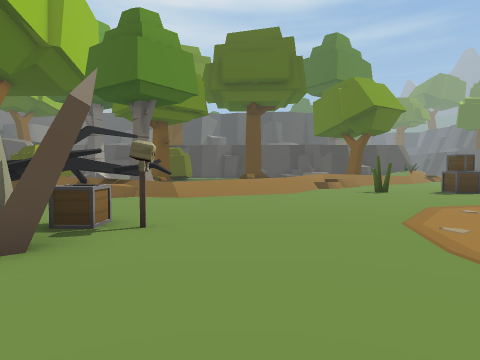
View 1 (above)

23 first-person views from a walk through a 3-D level made in the Unity game engine. The camera is 1.5 m above the floor, tilts 2° down and sees 75° across. The floor is counted in squares, 2 m on a side. Each view is taken from the middle of a square. On the plan, view 1 faces up. The plan holds only what a view shows up to about 10 squares ahead; the rest is blank. The place goes on beyond the plan. The player is left out.

View 2
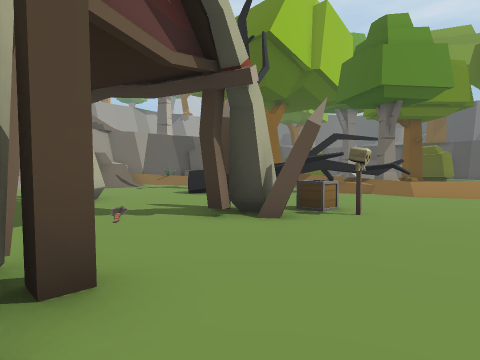

View 3
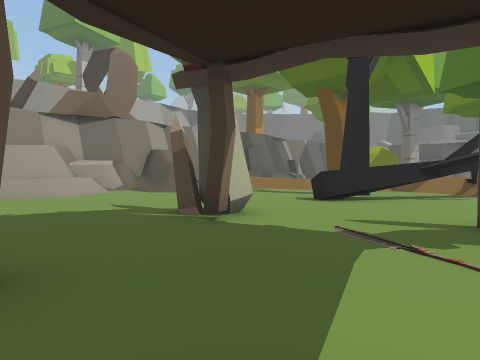

View 4
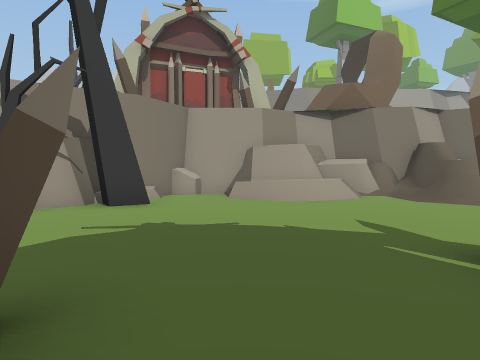

View 5
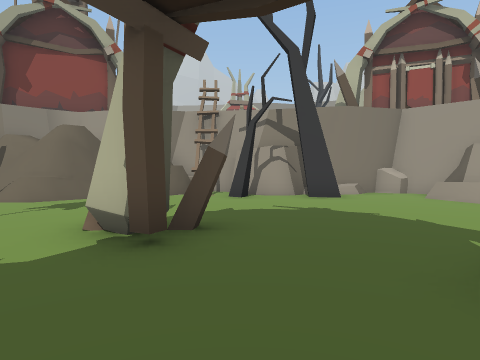

View 6
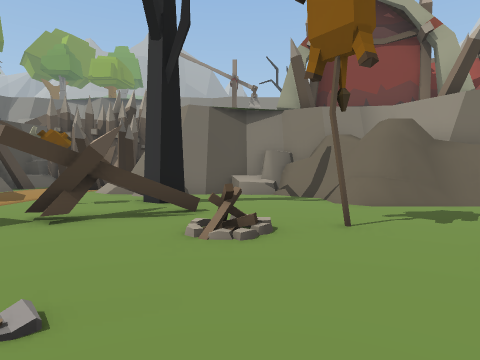

View 7
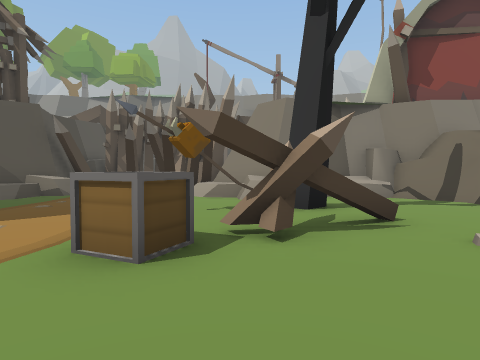

View 8
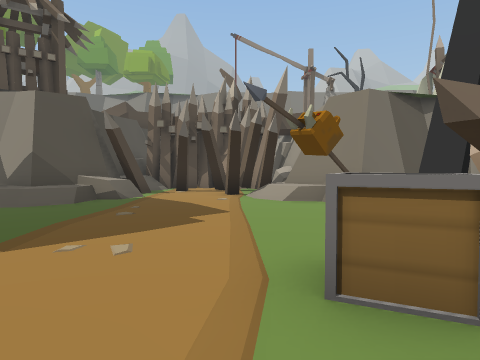

View 9
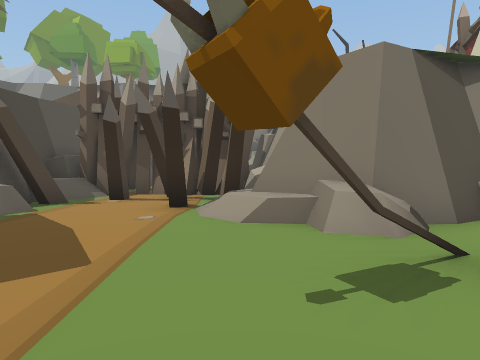

View 10
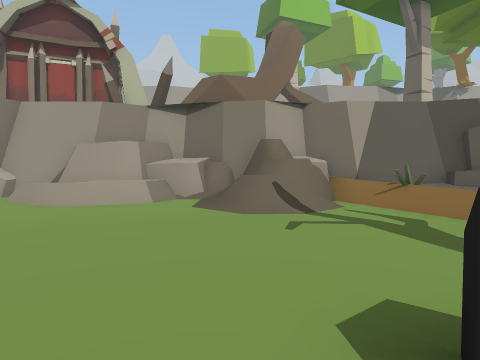

View 11
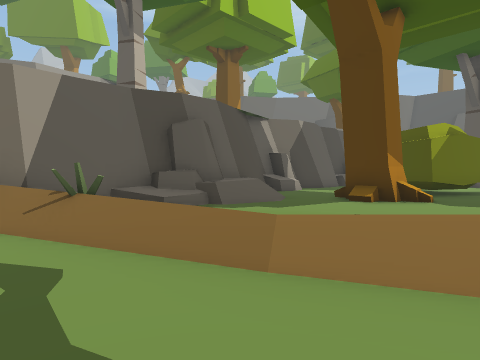

View 12
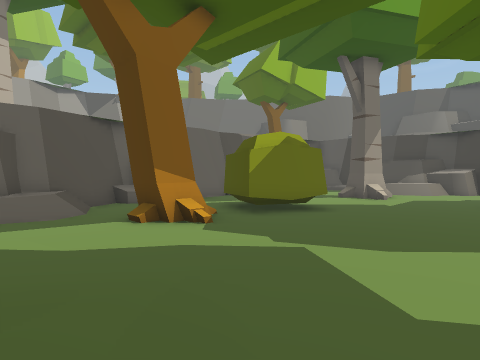

View 13
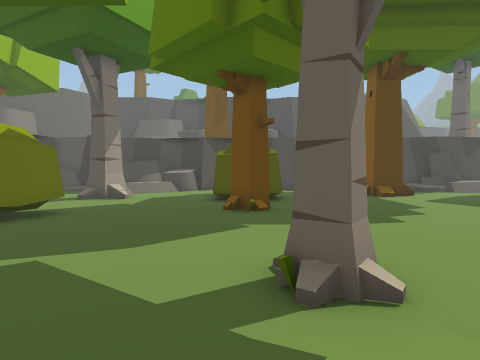

View 14
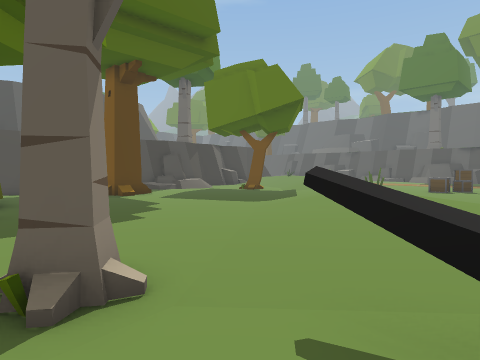

View 15
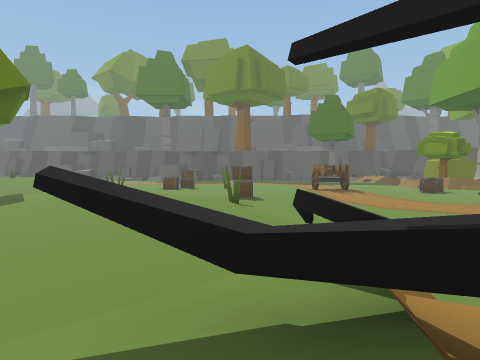

View 16
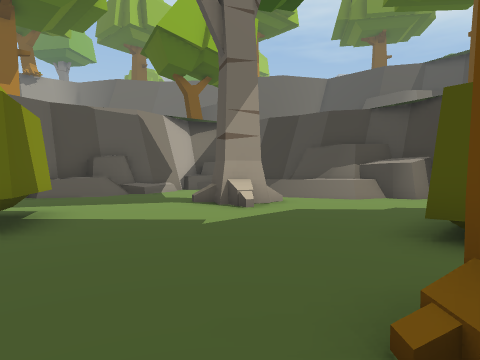

View 17
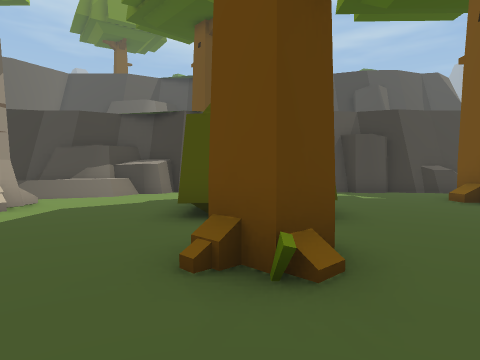

View 18
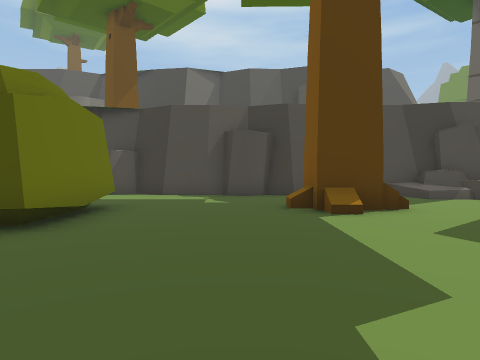

View 19
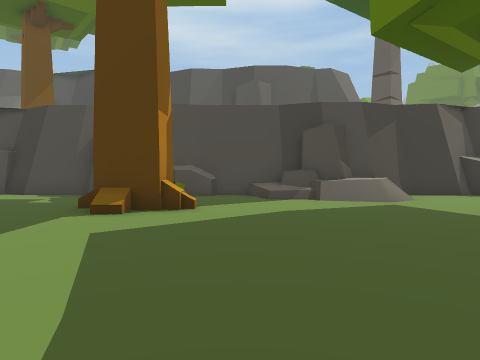

View 20
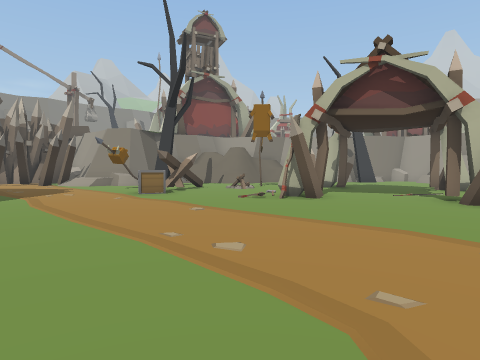

View 21
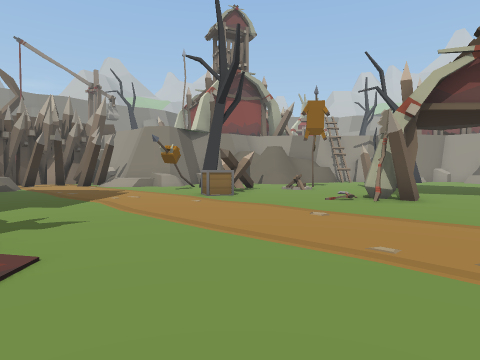

View 22
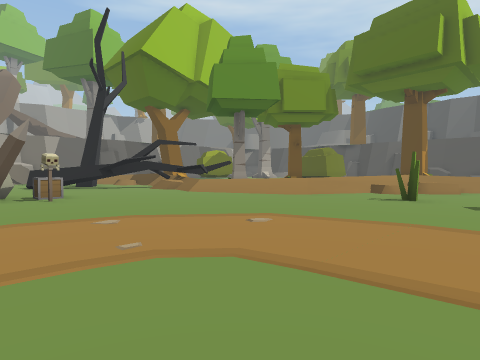

View 23
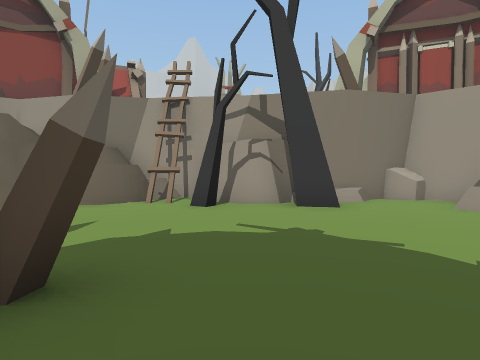

### Floor plan
Key: @ floor where view 1 was taken; # wall or solid block; x gap in a wall; . main floor; : floor 0.25 m higher than the main floor; + floor 0.75 m higher than the main floor; * floor 1 m higher than the main floor; / step, stairs or slope; = window, fence, low wall or low ledge; ^ raised ledge; v drop or lower ground; T tree; C crate; H house; R rock; O other object.
Columns run from 16 left of view 1 to 7 right of it. Each row starts with its distance up from view 1.
 26      ##### ^############
 25      +*//.  ........////
 24      ///..  ..... ..../.
 23       ....  T.../#/.....
 22  #/..TT...  T..../.....T
 21  #/.......TTT..........
 20  #/....................
 19   .........T..........
 18    ..TT....T.........
 17     TTT.............//
 16     .TT...........////
 15  ^ ..............////
 14  #../T/.........////
 13  #=../......T..//// //
 12   #/.........//// /=/..
 11   #/...//// :T// /=....
 10  #^/////////TT/////..O.C
  9  #// ///////T////.......
  8  #  ///=...T/..........
  7  #//=/...TTT...........
  6 ##=//.... T.............
  5  #=//....T..............
  4  ##v=.........C.........
  3  #//.........HH.........
  2  ^//.....H..............
  1  ##=....HH..............
  0  ##/............@.......
 -1  #/=..........H#........
 -2  #.......HH............O
 -3  ##.T.....H............
 -4   ###..................
 -5     ##T......O...C.....
 -6      ##........OO......
 -7      ###...............
 -8       ##=#//...TO......
 -9       ##=##/...........
-10        ###=#//RR....../R
-11         #######RR/.../RR
-12                 R #../R
-13                  #..###
-14                 ##OO#=#x
-15                  ######
-16                  ####

Positions as (right, up) in squares from view 1, and headings:
1: (0, 0), facing up
2: (1, -1), facing up-left
3: (-3, -2), facing up-left
4: (-5, -1), facing left
5: (-4, 1), facing down-left
6: (-3, -1), facing down
7: (0, -2), facing down
8: (2, -3), facing down
9: (1, -6), facing down
10: (-6, 4), facing left
11: (-8, 6), facing up-left
12: (-5, 10), facing up-left
13: (-5, 10), facing up
14: (-5, 10), facing up-right
15: (-5, 10), facing right
16: (-5, 17), facing up-left
17: (-5, 16), facing up
18: (-1, 17), facing up
19: (3, 17), facing up
20: (6, 4), facing down-left
21: (7, 2), facing down-left
22: (7, 2), facing up-left
23: (-6, 0), facing down-left
